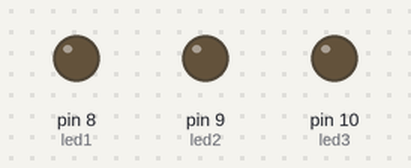
The sketch below on a simulated Arduino Uno, built with avr-gcc and run on an emulated ATmega328P. Shown: output pins drawn as LEDs (lit = HIGH).

Above: at 0.5 s.
At 2.5 s:
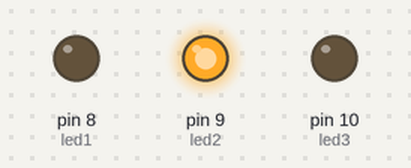
At 3.5 s:
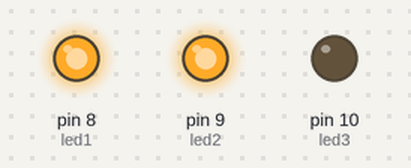
At 4.5 s:
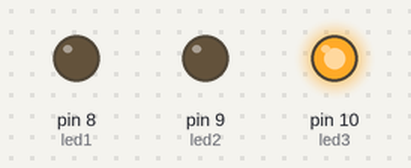
At 6.5 s:
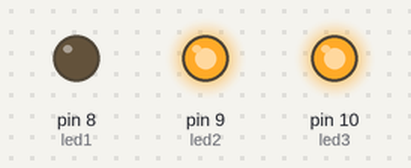
At 9.5 s:
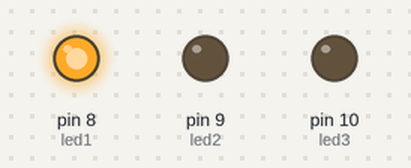
Timing chart, 0 to 10.4 s (numbered marks = the images above):
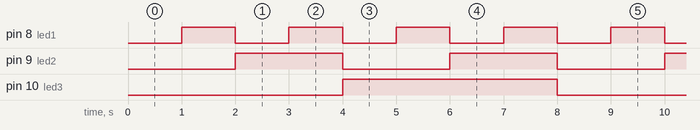

Measured:
- by itself, pin 8 (led1): alternates HIGH for 1.0 s and LOW for 1.0 s
- by itself, pin 9 (led2): alternates HIGH for 2.0 s and LOW for 2.0 s
- by itself, pin 10 (led3): alternates HIGH for 4.0 s and LOW for 4.0 s

The sketch:

LerNaSerial.ino
```cpp
const int led1 = 8;
const int led2 = 9;
const int led3 = 10;

int x = 0;
int val = 0;

void setup() {
  pinMode (led1, OUTPUT);
  pinMode (led2, OUTPUT);
  pinMode (led3, OUTPUT);
}


void loop() {

  val = bitRead(x,0);

  digitalWrite (led1,val);

  val = bitRead(x,1);

  digitalWrite (led2,val);

  val = bitRead(x,2);

  digitalWrite (led3,val);


  delay(1000);


  x++;


}
```
